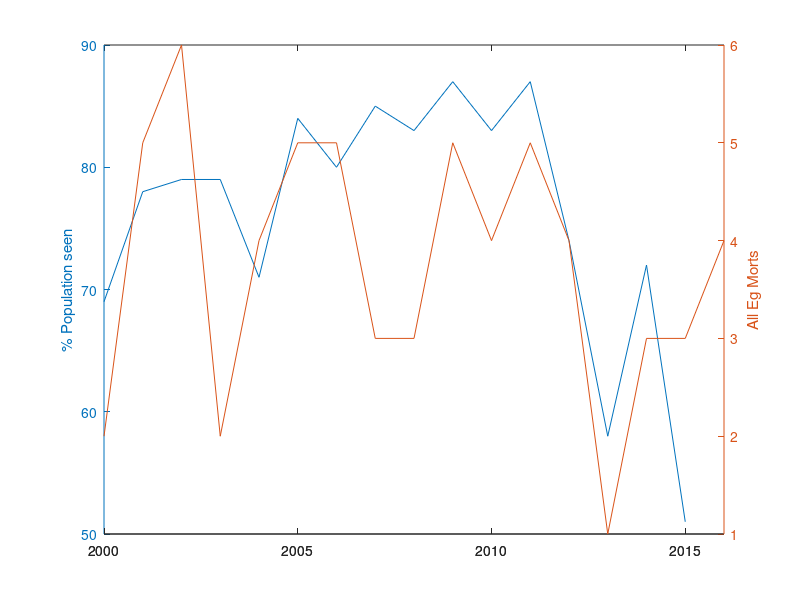

Source code (MATLAB): (Note: this script raises an error after producing the figure.)
% NARWC Meeting 2016 - Is the vessel-strike problem solved?
% 11 Oct 2016

% year / N sightings / Unique IDs / Presumed alive / Survey effort (1000s
% km) / % Pop seen / All EG Morts / EG EN morts / EG VS Morts / UN morts
data = [2000,3084,236,342,125,69,2,1,0,1;2001,3848,281,360,127,78,5,1,2,2;
    2002,2709,303,383,217,79,6,1,1,3;2003,2401,314,396,180,79,2,0,1,0;
    2004,1804,286,405,259,71,4,1,2,1;2005,3397,352,420,340,84,5,0,2,2;
    2006,2799,344,431,316,80,5,1,4,0;2007,3736,379,445,267,85,3,1,0,1;
    2008,4147,388,466,254,83,3,0,0,0;2009,4634,421,483,246,87,5,0,0,4;
    2010,3221,418,502,263,83,4,3,1,0;2011,3462,435,501,223,87,5,1,1,2;
    2012,2126,370,500,256,74,4,2,0,2;2013,1905,293,500,212,58,1,1,0,0;
    2014,2389,361,495,199,72,3,2,0,1;2015,1766,250,NaN,NaN,51,3,0,0,3;
    2016,NaN,NaN,NaN,NaN,NaN,4,1,1,2];

%% figure 1: How many dead animals we find vs. live animals we see

cd '/Users/julievanderhoop/Documents/MATLAB/NARWC2016'

figure(1);
[AX,H1,H2] = plotyy(data(:,1),data(:,6),data(:,1),data(:,7));
ylabel(AX(2),'All Eg Morts'); ylabel(AX(1),'% Population seen')
% figure(2)
% plot(data(:,6),data(:,7),'o')
% xlabel('Percent of population seen'); ylabel('All Eg Morts')
% 
% figure(3)
% plot(data(:,5),data(:,7),'o')
% xlabel('Survey Effort'); ylabel('All Eg Morts')
adjustfigurefont
print('SightingsMorts.png','-dpng','-r300')

%% Mortality vs SI 
% Would expect fewer mortalities since rule. Seeing more SI since rule. 

MSI = [2000,1,0,0,0;2001,1,0,1,2;2002,2,0,1,1;2003,1,0,0,1;2004,0,0,1,2;...
    2005,0,1,0,2;2006,0,1,1,4;2007,0,0,1,0;2008,1,0,0,0;2009,3,0,0,0;...
    2010,1,0,3,1;2011,5,2,1,1;2012,2,1,2,0;2013,1,0,0,0;2014,7,1,2,0;...
    2015,NaN,NaN,0,0;2016,NaN,NaN,2,1];

figure(4)
bar(MSI(:,[4 2]),'stacked') % EN SI and MT
set(gca,'xtick',1:2:2014,'xticklabel',MSI(1:2:end,1)); title('Entanglement')
ylim([0 10])
ylabel('Number of Cases')
adjustfigurefont

print('Eg_ENMortSI.png','-dpng','-r300')

figure(5)
bar(MSI(:,[5 3]),'stacked') % VS SI and MT
set(gca,'xtick',1:2:2014,'xticklabel',MSI(1:2:end,1)); title('Vessel Strikes')
ylim([0 10])
ylabel('Number of Cases')
adjustfigurefont
print('Eg_VSMortSI.png','-dpng','-r300')